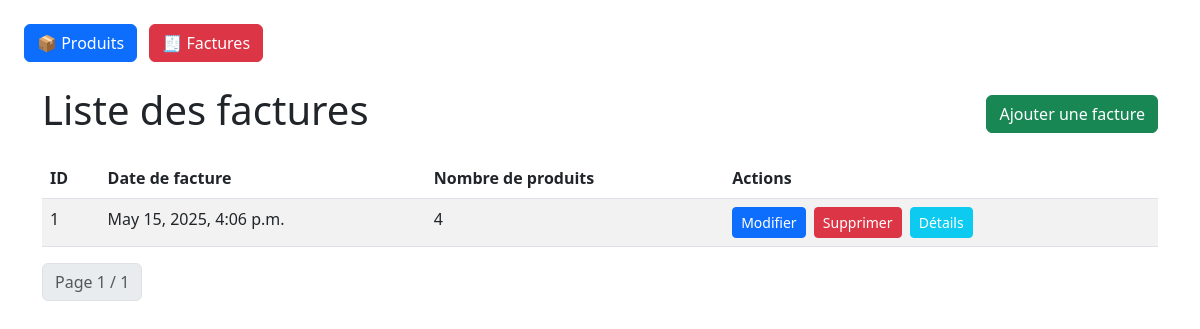
The page /factures/ on the database its author committed.
### gestion/models.py (models this page shows, shortened)
class Facture(models.Model):
    id = models.CharField(max_length=100, primary_key=True)
    date_creation = models.DateTimeField(auto_now_add=True)
    produits = models.ManyToManyField(Produit, related_name='factures')

### gestion/views.py (the view)
# urls.py: path('factures/', views.liste_factures, name='liste_factures'),
def liste_factures(request):
    factures = Facture.objects.all().order_by('id')
    paginator = Paginator(factures, 3)
    page_number = request.GET.get('page')
    page_obj = paginator.get_page(page_number)
    return render(request, 'gestion/liste_factures.html', {'page_obj': page_obj})

### gestion/templates/gestion/liste_factures.html (shortened to what this page needs)
{% extends "base.html" %}
{% block content %}
<div class="container mt-4">
  <div class="d-flex justify-content-between align-items-center mb-3">
    <h1>Liste des factures</h1>
    <a href="{% url 'ajouter_facture' %}" class="btn btn-success">Ajouter une facture</a>
  </div>
  {% if page_obj %}
    <table class="table table-striped">
      <thead>
        <tr>
          <th>ID</th>
          <th>Date de facture</th>
          <th>Nombre de produits</th>
          <th>Actions</th>
        </tr>
      </thead>
      <tbody>
        {% for facture in page_obj %}
          <tr>
            <td>{{ facture.id }}</td>
            <td>{{ facture.date_creation }}</td>
            <td>{{ facture.produits.count }}</td>
            <td>
              <a href="{% url 'modifier_facture' facture.id %}" class="btn btn-primary btn-sm me-1">Modifier</a>
              <a href="{% url 'supprimer_facture' facture.id %}" class="btn btn-danger btn-sm me-1">Supprimer</a>
              <a href="{% url 'details_facture' facture.id %}" class="btn btn-info btn-sm text-white">Détails</a>
            </td>
          </tr>
        {% endfor %}
      </tbody>
    </table>
  {% else %}
    <p>Aucune facture trouvée.</p>
  {% endif %}
  <nav aria-label="Page navigation">
    <ul class="pagination">
      <li class="page-item disabled">
        <span class="page-link">Page {{ page_obj.number }} / {{ page_obj.paginator.num_pages }}</span>
      </li>
    </ul>
  </nav>
</div>
{% endblock %}

### rows shown on the page
Facture: id "1", date_creation "May 15, 2025, 4:06 p.m.", produits.count "4"

### other values the page prints
{{ page_obj.number }} "1"
{{ page_obj.paginator.num_pages }} "1"
